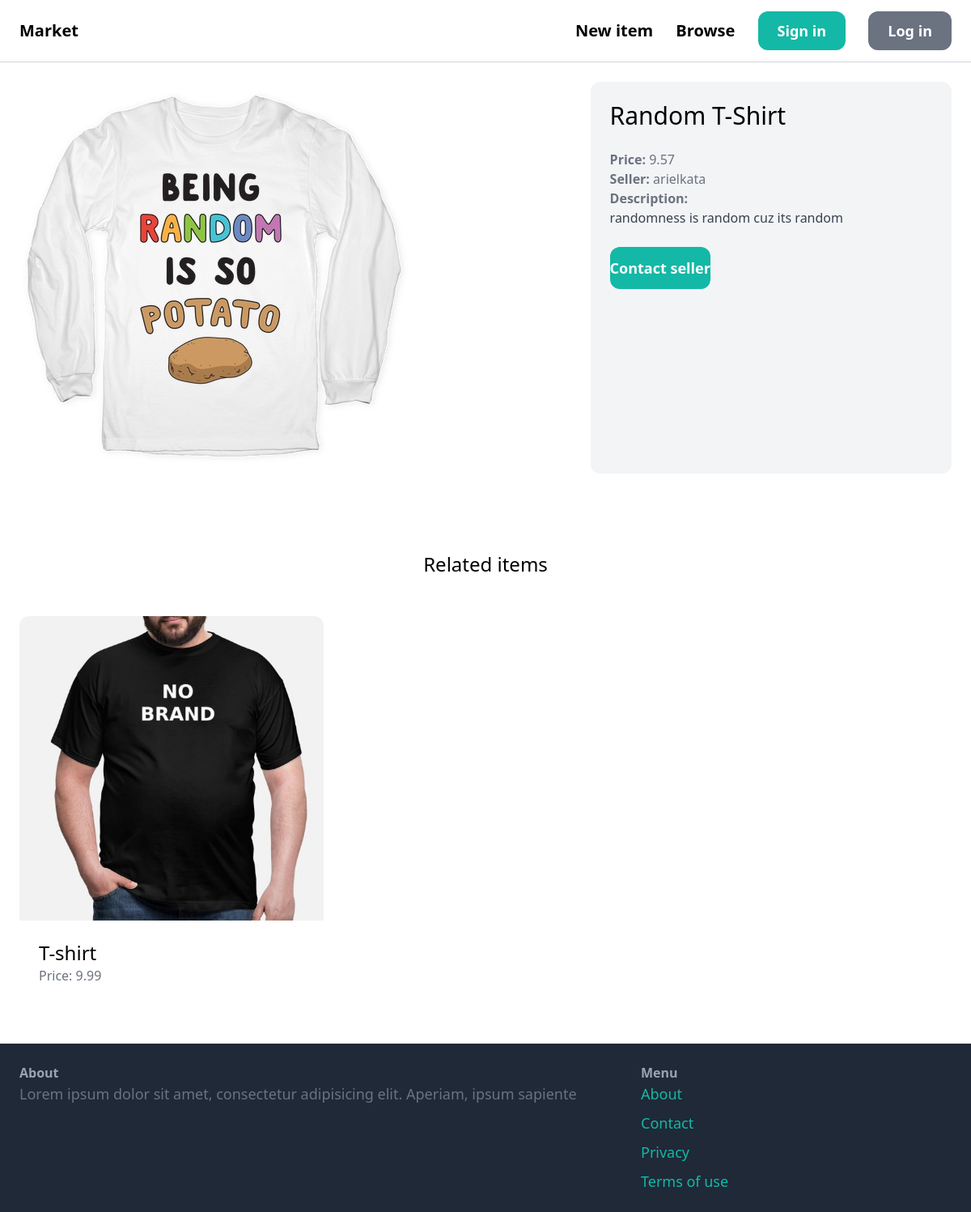
The page /item/6/ on the database its author committed.
### market/item/models.py (models this page shows, shortened)
class Item(models.Model):
    name = models.CharField(max_length=255)
    description = models.TextField(
        blank=True,
        null=True
    )
    price = models.FloatField(
    )
    image = models.ImageField(
        upload_to='item_images',
        blank=True,
        null=True,
    )
    is_sold = models.BooleanField(
        default=False
    )
    created_by = models.ForeignKey(
        User,
        related_name='items',
        on_delete=models.CASCADE,
    )
    created_at = models.DateTimeField(
        auto_now_add=True
    )
    category = models.ForeignKey(
        Category,
        related_name='items',
        on_delete=models.CASCADE
    )

### market/item/views.py (the view)
# urls.py: path('', views.item_detail, name='detail'),
def item_detail(request, pk):
    item = get_object_or_404(Item, pk=pk)
    related_items = Item.objects.filter(
        category=item.category,
        is_sold=False,
    ).exclude(pk=item.pk)[:3]
    context = {
        'item': item,
        'related_items': related_items
    }
    return render(
        request,
        'item/detail.html',
        context
    )

### templates/item/detail.html (shortened to what this page needs)
{% extends 'core/base.html' %}
{% block content %}
    <div class="grid grid-cols-5 gap-6">
        <div class="col-span-3">
            <img src="{{ item.image.url }}" class="rounded-xl">
        </div>
        <div class="col-span-2 p-6 bg-gray-100 rounded-xl">
            <h1 class="mb-6 text-3xl">{{ item.name }}</h1>
            <p class="text-gray-500"><strong>Price: </strong>{{ item.price }}
            <p class="text-gray-500"><strong>Seller: </strong>{{ item.created_by }}</p>
            {% if item.description %}
                <p class="text-gray-700">
                <strong class="text-gray-500">Description: </strong><br>
                {{ item.description }}
            </p>
            {% endif %}
        {% if request.user == item.created_by %}
            <div class="mt-6 p-6 bg-white rounded-xl">
                <p>Press here to delete</p>
                <a href="{% url 'edit_item' pk=item.pk %}" class="inline-block px-6 py-3 text-lg font-semibold bg-teal-500 text-white rounded-xl hover:bg-teal-700">Edit</a>
                <a href="{% url 'delete_item' pk=item.pk %}" class="inline-block px-6 py-3 text-lg font-semibold bg-red-500 text-white rounded-xl hover:bg-red-700">Delete</a>
            {% else %}
            <a href="{% url 'new_conversation' pk=item.pk %}"
               class="inline-block mt-6 px6 py-3 text-lg font-semibold bg-teal-500 text-white rounded-xl hover:bg-teal-700">Contact seller
            </a>
            </div>
        {% endif %}
        </div>
    </div>
    <div class="mt-6 px-6 py-12 pg-gray-100 rounded-xl">
    <h2 class="mb-12 text-2xl text-center"> Related items</h2>
    <div class="grid grid-cols-3 gap-3">
        {% for item in related_items %}
            <div>
                <a href="{% url 'detail' pk=item.pk %}">
                <div>
                    <img src="{{ item.image.url }}" alt="image" class="rounded-t-xl">
                </div>
                <div class="p-6 bg-white rounded-b-xl">
                    <h2 class="text-2xl">{{ item.name }}</h2>
                    <p class="text-gray-500">Price: {{ item.price }}</p>
                </div>
                    </a>
            </div>
        {% endfor %}
    </div>
</div>
{% endblock %}

### rows shown on the page
Item: image (picture), name "Random T-Shirt", price "9.57", created_by "arielkata", description "randomness is random cuz its random"
Item: image (picture), name "T-shirt", price "9.99"
